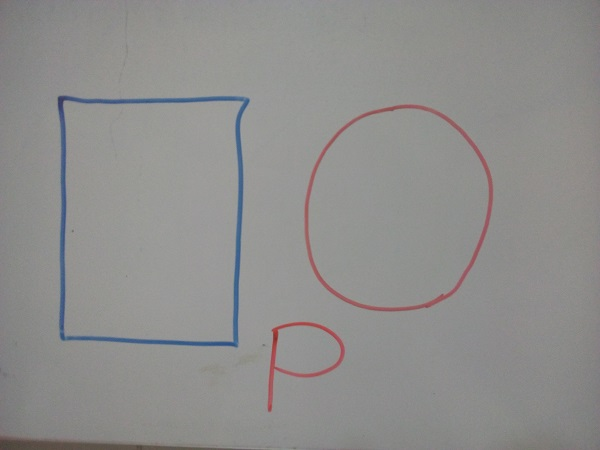
#> input picture ed.jpg, 600 x 450 px
$ python edit.py   (older library calls are emulated)
#> lines starting #> are read from the running program, lines starting #| are printed output that depends on the picture; after the words box and inside, x2 and y2 are one past the last pixel; in counts of white or black regions, pixels touching at a corner belong together
import cv2
import numpy as np

img = cv2.imread('ed.jpg')
#> img is the input picture: shape (450, 600, 3); mean B, G, R 140.7, 142.1, 142.8

gray = cv2.cvtColor(img, cv2.COLOR_BGR2GRAY)
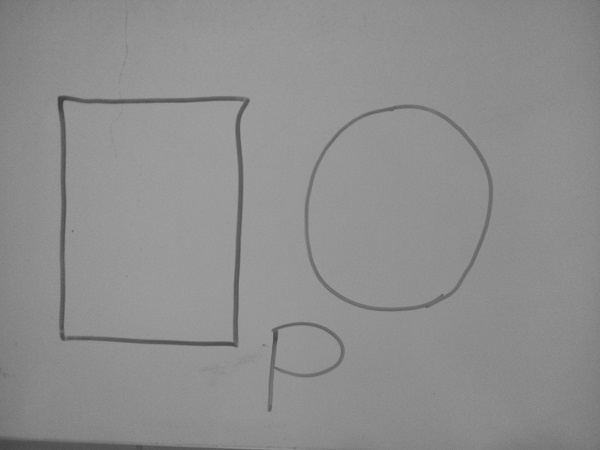
#> gray: shape (450, 600); min 60, max 160, mean 142.2
hsv = cv2.cvtColor(img,cv2.COLOR_BGR2HSV)
#> hsv: shape (450, 600, 3); mean H, S, V 41.5, 8.4, 144.2


edg = cv2.Canny(img,100,200)
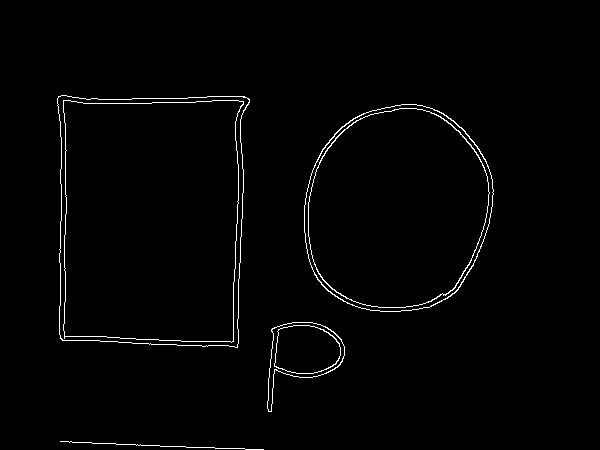
#> edg: shape (450, 600); 1.4% white in thin lines or dots, all inside (x1, y1, x2, y2) = (57, 95, 494, 450)

lower = np.array([10,70,100])
upper = np.array([170,255,255])

mask = cv2.inRange(hsv,lower,upper)
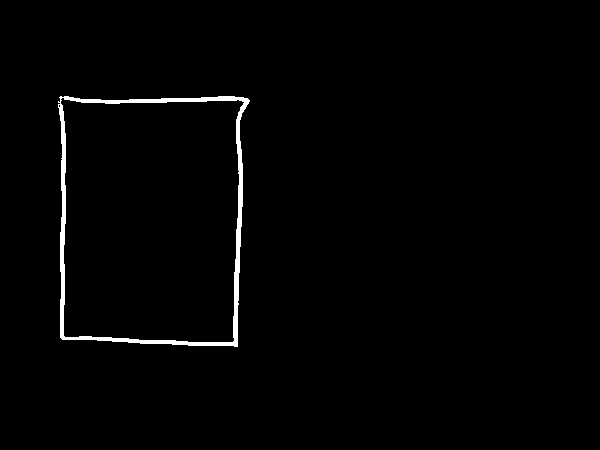
#> mask: shape (450, 600); 1.3% white; 1 white region, box (x1, y1, x2, y2) and area: (58, 96, 250, 347) 3578

#red   get the orginal image and low set 10,40,60/100,255,255

ret,thresh = cv2.threshold(gray,127,255,cv2.THRESH_BINARY_INV)
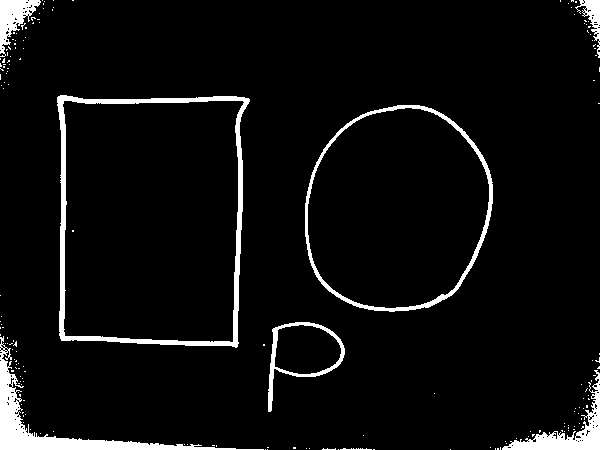
#> thresh: shape (450, 600); 5.5% white; 172 white regions (164 under 20 px), largest, box (x1, y1, x2, y2) and area: (57, 95, 250, 348) 4202, (0, 336, 264, 450) 3500, (305, 105, 493, 312) 2363

res = cv2.bitwise_and(thresh,thresh,mask=mask)
#> res: shape (450, 600); 1.3% white; 1 white region

_ret, contours, hierarchy = cv2.findContours(res, cv2.RETR_EXTERNAL, cv2.CHAIN_APPROX_SIMPLE)
#> contours = 1 contour; box (x1, y1, x2, y2) and area: (58, 96, 250, 347) 43774
cv2.drawContours(img,contours , 0, (255,255,0), 1)
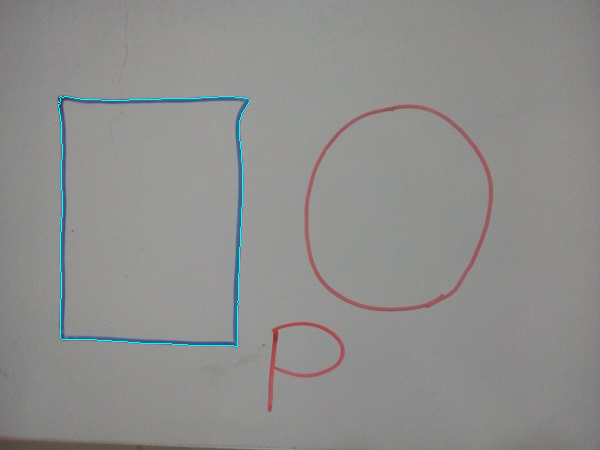
#> img: shape (450, 600, 3); 0.32% of pixels changed, all inside (x1, y1, x2, y2) = (58, 96, 250, 347)

cv2.imshow('Laplacian',img)


cv2.waitKey(0)

$ run again, with Orginal.jpg copied over ed.jpg
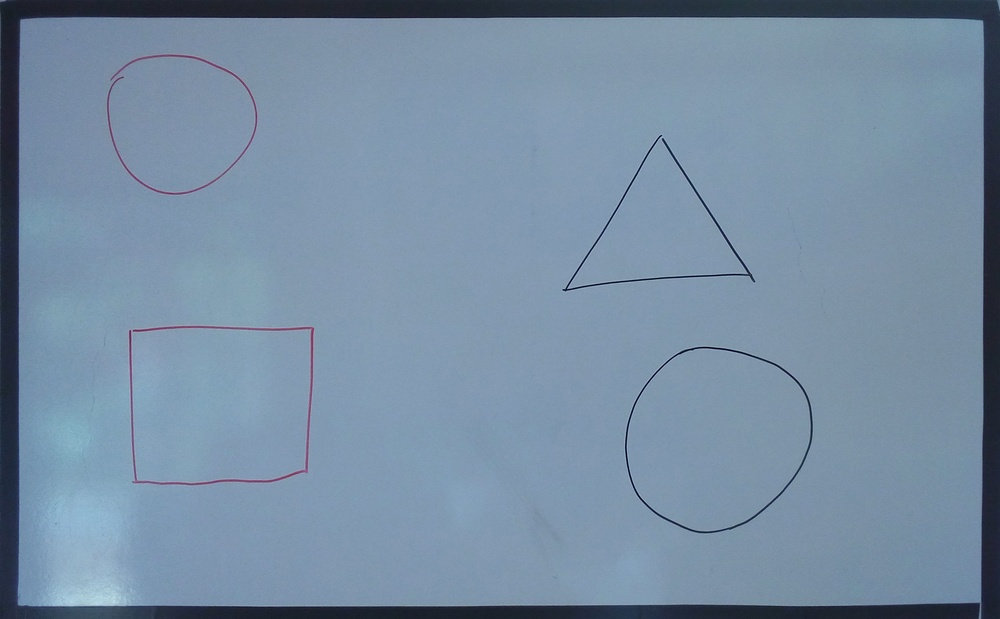
#> input picture Orginal.jpg, 1000 x 619 px, shrunk from 2785 x 1724 before the run
#> img is the input picture: shape (619, 1000, 3); mean B, G, R 162.9, 141, 118.9
#> hsv: shape (619, 1000, 3); mean H, S, V 105.3, 71, 162.9
#> `edg = cv2.Canny(img,100,200)`:
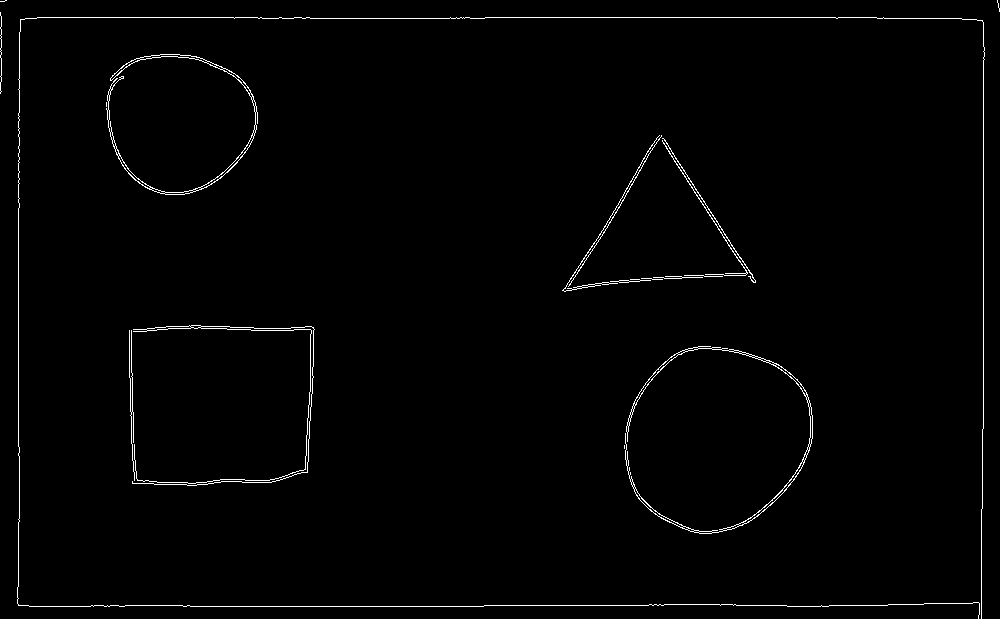
#> edg: shape (619, 1000); 1.2% white in thin lines or dots
#> mask: shape (619, 1000); 30.4% white; 2739 white regions (2523 under 20 px), largest, box (x1, y1, x2, y2) and area: (16, 17, 624, 616) 111950, (134, 332, 305, 481) 16735, (826, 432, 982, 604) 12789
#> thresh: shape (619, 1000); 9.5% white; 99 white regions (94 under 20 px), largest, box (x1, y1, x2, y2) and area: (0, 0, 1000, 619) 53887, (129, 326, 314, 485) 1395, (625, 346, 813, 534) 1358, (562, 135, 756, 292) 1177, (107, 54, 257, 195) 1018
#> `res = cv2.bitwise_and(thresh,thresh,mask=mask)`:
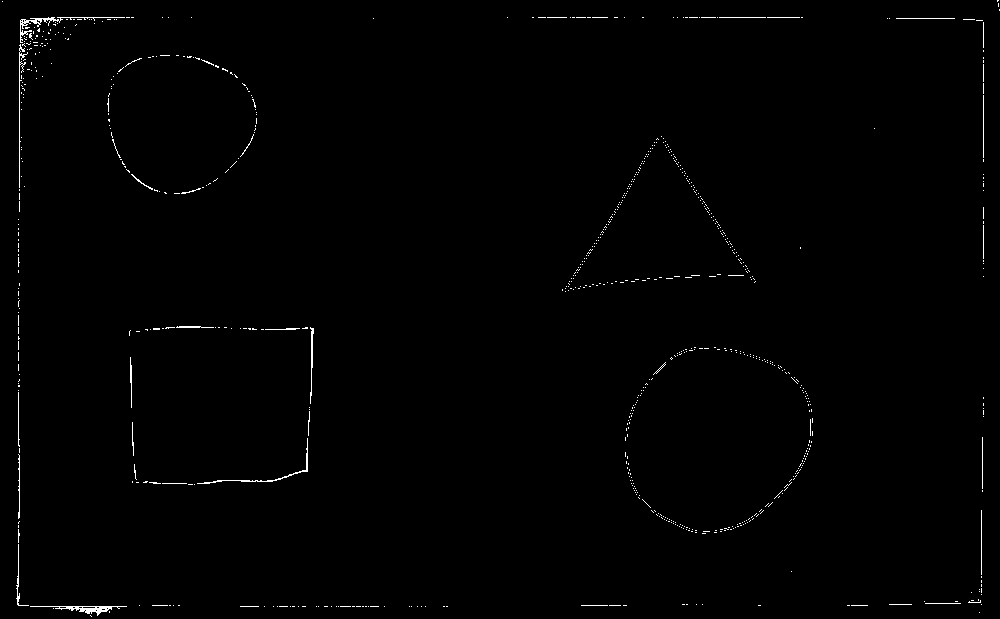
#> res: shape (619, 1000); 0.68% white in thin lines or dots
#> contours = 821 contours, 814 with area under 20; largest, box (x1, y1, x2, y2) and area: (30, 606, 127, 616) 218, (20, 17, 125, 43) 133, (197, 438, 308, 484) 78, (310, 327, 314, 404) 49, (19, 44, 28, 188) 27, (16, 544, 29, 606) 23, (176, 326, 214, 328) 22
#> img: shape (619, 1000, 3); under 0.01% of pixels changed, all inside (x1, y1, x2, y2) = (90, 615, 92, 617)
